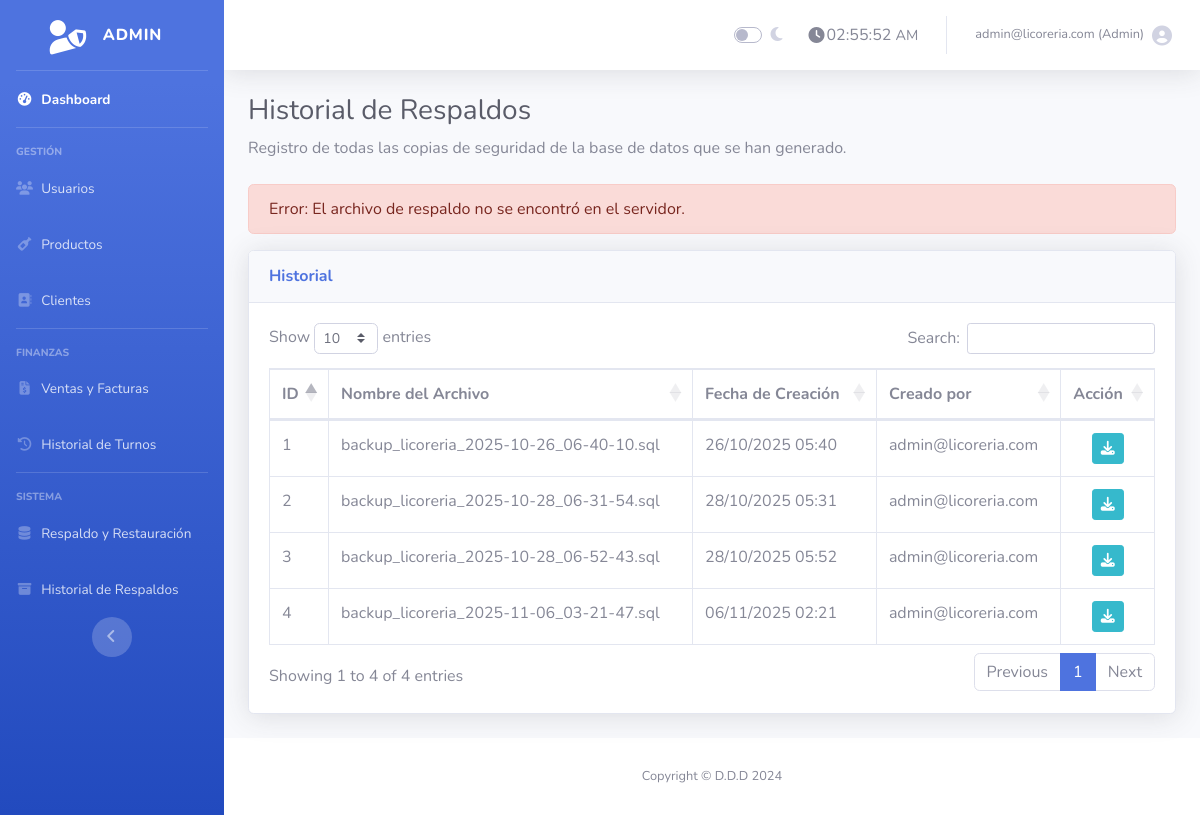
The page /historial_respaldos.php?descargar=4 (signed in) on the database its author committed.
### tables this page shows
CREATE TABLE `respaldos` (
  `id` int(11) NOT NULL AUTO_INCREMENT,
  `usuario_id` int(11) NOT NULL,
  `nombre_archivo` varchar(255) NOT NULL,
  `ruta_archivo` varchar(255) NOT NULL,
  `fecha_creacion` timestamp NOT NULL DEFAULT current_timestamp(),
  PRIMARY KEY (`id`),
  KEY `usuario_id` (`usuario_id`),
  CONSTRAINT `respaldos_ibfk_1` FOREIGN KEY (`usuario_id`) REFERENCES `usuarios` (`id`)
);

CREATE TABLE `usuarios` (
  `id` int(11) NOT NULL AUTO_INCREMENT,
  `nombre` varchar(100) NOT NULL,
  `email` varchar(100) NOT NULL,
  `password` varchar(255) NOT NULL,
  `rol` enum('admin','empleado') DEFAULT 'empleado',
  `creado_en` timestamp NOT NULL DEFAULT current_timestamp(),
  PRIMARY KEY (`id`),
  UNIQUE KEY `email` (`email`)
);

### historial_respaldos.php (the view, shortened to what this page needs)
<?php
require 'conexion.php';
$mensaje = '';
if (isset($_GET['descargar'])) {
    $id_descargar = $_GET['descargar'];
    $stmt = $conexion->prepare("SELECT ruta_archivo FROM respaldos WHERE id = ?");
    $stmt->bind_param("i", $id_descargar);
    $stmt->execute();
    $resultado = $stmt->get_result()->fetch_assoc();
    if ($resultado && file_exists($resultado['ruta_archivo'])) {
        $ruta_completa_archivo = $resultado['ruta_archivo'];
        header('Content-Description: File Transfer');
        header('Content-Type: application/octet-stream');
        header('Content-Disposition: attachment; filename="' . basename($ruta_completa_archivo) . '"');
        header('Expires: 0');
        header('Cache-Control: must-revalidate');
        header('Pragma: public');
        header('Content-Length: ' . filesize($ruta_completa_archivo));
        readfile($ruta_completa_archivo);
        exit;
    } else {
        $mensaje = "<div class='alert alert-danger'>Error: El archivo de respaldo no se encontró en el servidor.</div>";
    }
}
$query_respaldos = $conexion->query("
    SELECT
        r.id,
        r.nombre_archivo,
        r.fecha_creacion,
        u.email as usuario_email
    FROM respaldos r
    LEFT JOIN usuarios u ON r.usuario_id = u.id
    ORDER BY r.fecha_creacion DESC
");
include 'admin_header.php';
?>
<h1 class="h3 mb-2 text-gray-800">Historial de Respaldos</h1>
<p class="mb-4">Registro de todas las copias de seguridad de la base de datos que se han generado.</p>
<?php echo $mensaje; ?>
<div class="card shadow mb-4">
    <div class="card-header py-3">
        <h6 class="m-0 font-weight-bold text-primary">Historial</h6>
    </div>
    <div class="card-body">
        <div class="table-responsive">
            <table class="table table-bordered" id="dataTable" width="100%" cellspacing="0">
                <thead>
                    <tr>
                        <th>ID</th>
                        <th>Nombre del Archivo</th>
                        <th>Fecha de Creación</th>
                        <th>Creado por</th>
                        <th>Acción</th>
                    </tr>
                </thead>
                <tbody>
                    <?php while ($respaldo = $query_respaldos->fetch_assoc()): ?>
                    <tr>
                        <td><?php echo $respaldo['id']; ?></td>
                        <td><?php echo htmlspecialchars($respaldo['nombre_archivo']); ?></td>
                        <td class="text-nowrap"><?php echo date('d/m/Y H:i', strtotime($respaldo['fecha_creacion'])); ?></td>
                        <td><?php echo htmlspecialchars($respaldo['usuario_email'] ?? 'N/A'); ?></td>
                        <td class="text-center">
                            <a href="historial_respaldos.php?descargar=<?php echo $respaldo['id']; ?>" class="btn btn-sm btn-info" title="Descargar de nuevo">
                                <i class="fas fa-download"></i>
                            </a>
                        </td>
                    </tr>
                    <?php endwhile; ?>
                </tbody>
            </table>
        </div>
    </div>
</div>
<?php include 'admin_footer.php'; ?>

### rows shown on the page
respaldos: id "4", nombre_archivo "backup_licoreria_2025-11-06_03-21-47.sql", fecha_creacion "06/11/2025 02:21", usuario.email "admin@licoreria.com"
respaldos: id "3", nombre_archivo "backup_licoreria_2025-10-28_06-52-43.sql", fecha_creacion "28/10/2025 05:52", usuario.email "admin@licoreria.com"
respaldos: id "2", nombre_archivo "backup_licoreria_2025-10-28_06-31-54.sql", fecha_creacion "28/10/2025 05:31", usuario.email "admin@licoreria.com"
respaldos: id "1", nombre_archivo "backup_licoreria_2025-10-26_06-40-10.sql", fecha_creacion "26/10/2025 05:40", usuario.email "admin@licoreria.com"

### other values the page prints
$_SESSION['usuario'] "admin@licoreria.com"
